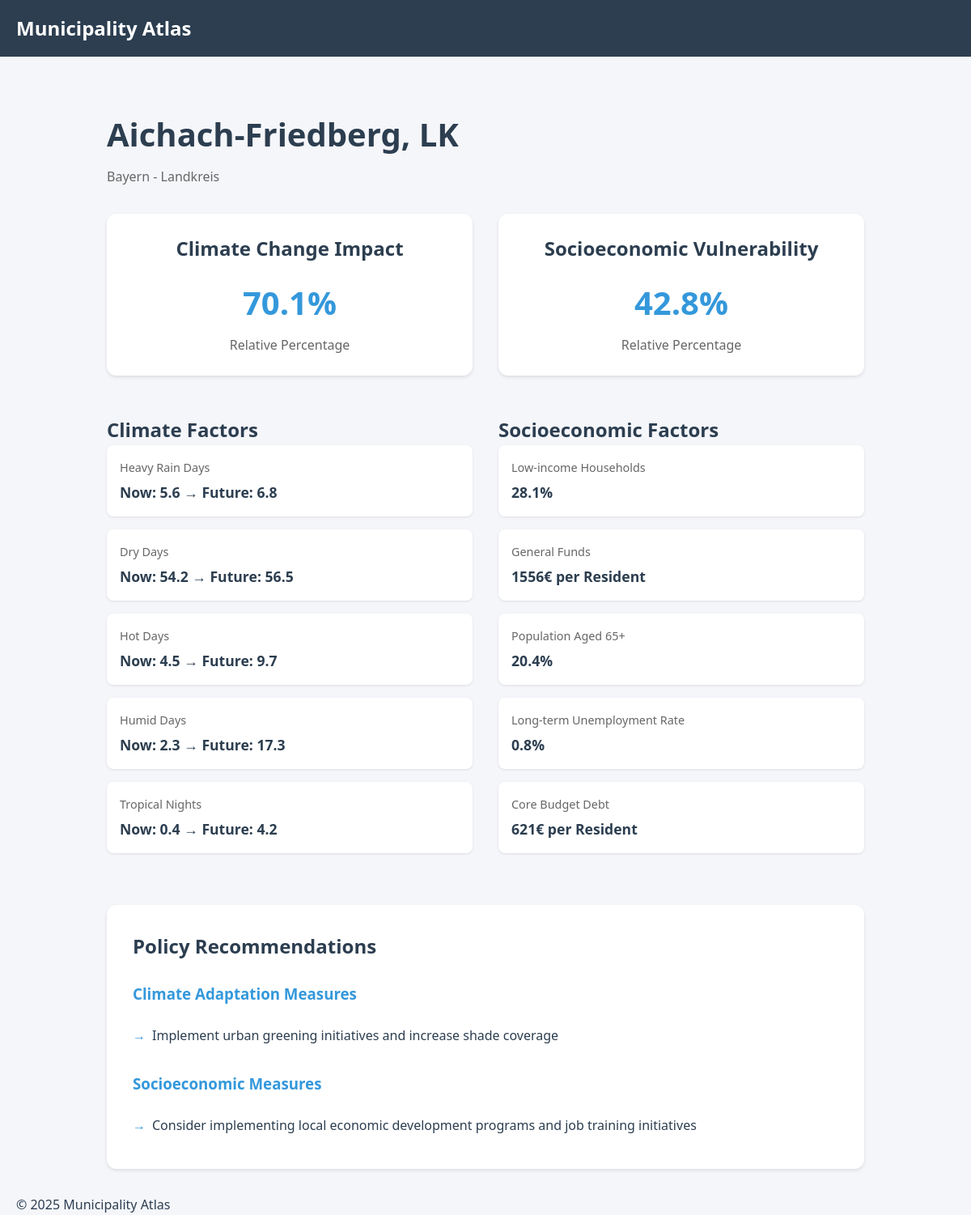
The app's page /district/Aichach-Friedberg, LK with its own data.
### app/models.py (models this page shows)
class District(db.Model):
    id = db.Column(db.Integer, primary_key=True)
    kommune = db.Column(db.String(100), nullable=False)
    bundesland = db.Column(db.String(100))
    low_income = db.Column(db.Float)
    general_funds = db.Column(db.Float)
    elderly_percentage = db.Column(db.Float)
    long_term_unemployment = db.Column(db.Float)
    debt = db.Column(db.Float)
    admin_type = db.Column(db.String(100))
    socioeconomic_vulnerability = db.Column(db.Float)
    heavy_rain_current = db.Column(db.Float)
    heavy_rain_future = db.Column(db.Float)
    dry_days_current = db.Column(db.Float)
    dry_days_future = db.Column(db.Float)
    hot_days_current = db.Column(db.Float)
    hot_days_future = db.Column(db.Float)
    humid_days_current = db.Column(db.Float)
    humid_days_future = db.Column(db.Float)
    tropical_nights_current = db.Column(db.Float)
    tropical_nights_future = db.Column(db.Float)
    climate_vulnerability = db.Column(db.Float)

### app/routes.py (the view)
@main.route('/district/<kommune>')
def district_details(kommune):
    district = District.query.filter_by(kommune=kommune).first_or_404()
    socio_percentile = District.query.filter(
        District.socioeconomic_vulnerability < district.socioeconomic_vulnerability
    ).count() / District.query.count() * 100
    climate_percentile = District.query.filter(
        District.climate_vulnerability < district.climate_vulnerability
    ).count() / District.query.count() * 100
    recommendations = get_policy_recommendations(district)
    return render_template('district.html',
                         district=district,
                         socio_percentile=socio_percentile,
                         climate_percentile=climate_percentile,
                         recommendations=recommendations)

### app/templates/district.html
{% extends "base.html" %}
{% block content %}
<div class="district-container">
    <h1>{{ district.kommune }}</h1>
    <p class="subtitle">{{ district.bundesland }} - {{ district.admin_type }}</p>
    <div class="vulnerability-indices">
        <div class="index-card">
            <h2>Climate Change Impact</h2>
            <div class="percentile">
                <span class="number">{{ "%.1f"|format(climate_percentile) }}%</span>
                <span class="label">Relative Percentage</span>
            </div>
        </div>
        <div class="index-card">
            <h2>Socioeconomic Vulnerability</h2>
            <div class="percentile">
                <span class="number">{{ "%.1f"|format(socio_percentile) }}%</span>
                <span class="label">Relative Percentage</span>
            </div>
        </div>
    </div>
    <div class="data-grid">
        <div class="climate-data">
            <h2>Climate Factors</h2>
            <div class="data-item">
                <span class="label">Heavy Rain Days</span>
                <span class="value">
                    Now: {{ "%.1f"|format(district.heavy_rain_current) }}
                    → Future: {{ "%.1f"|format(district.heavy_rain_current + district.heavy_rain_future) }}
                </span>
            </div>
            <div class="data-item">
                <span class="label">Dry Days</span>
                <span class="value">
                    Now: {{ "%.1f"|format(district.dry_days_current) }}
                    → Future: {{ "%.1f"|format(district.dry_days_current + district.dry_days_future) }}
                </span>
            </div>
            <div class="data-item">
                <span class="label">Hot Days</span>
                <span class="value">
                    Now: {{ "%.1f"|format(district.hot_days_current) }}
                    → Future: {{ "%.1f"|format(district.hot_days_current + district.hot_days_future) }}
                </span>
            </div>
            <div class="data-item">
                <span class="label">Humid Days</span>
                <span class="value">
                    Now: {{ "%.1f"|format(district.humid_days_current) }}
                    → Future: {{ "%.1f"|format(district.humid_days_current + district.humid_days_future) }}
                </span>
            </div>
            <div class="data-item">
                <span class="label">Tropical Nights</span>
                <span class="value">
                    Now: {{ "%.1f"|format(0.4) }}
                    → Future: {{ "%.1f"|format(0.4 + 3.8) }}
                </span>
            </div>
        </div>
        <div class="socioeconomic-data">
            <h2>Socioeconomic Factors</h2>
            <div class="data-item">
                <span class="label">Low-income Households</span>
                <span class="value">{{ "%.1f"|format(district.low_income) }}%</span>
            </div>
            <div class="data-item">
                <span class="label">General Funds</span>
                <span class="value">{{ "%.0f"|format(1556) }}€ per Resident</span>
            </div>
            <div class="data-item">
                <span class="label">Population Aged 65+</span>
                <span class="value">{{ "%.1f"|format(district.elderly_percentage) }}%</span>
            </div>
            <div class="data-item">
                <span class="label">Long-term Unemployment Rate</span>
                <span class="value">{{ "%.1f"|format(district.long_term_unemployment) }}%</span>
            </div>
            <div class="data-item">
                <span class="label">Core Budget Debt</span>
                <span class="value">{{ "%.0f"|format(district.debt) }}€ per Resident</span>
            </div>
        </div>
    </div>
    {% if recommendations %}
    <div class="recommendations">
        <h2>Policy Recommendations</h2>
        {% if recommendations.climate %}
        <div class="recommendation-section">
            <h3>Climate Adaptation Measures</h3>
            <ul>
                {% for rec in recommendations.climate %}
                <li>{{ rec }}</li>
                {% endfor %}
            </ul>
        </div>
        {% endif %}
        {% if recommendations.socioeconomic %}
        <div class="recommendation-section">
            <h3>Socioeconomic Measures</h3>
            <ul>
                {% for rec in recommendations.socioeconomic %}
                <li>{{ rec }}</li>
                {% endfor %}
            </ul>
        </div>
        {% endif %}
    </div>
    {% endif %}
</div>
{% endblock %}

### app/static/css/style.css (style rules this page uses)
:root { --primary-color: #2C3E50; --secondary-color: #3498DB; --background-color: #F5F6FA; --text-color: #2C3E50; --border-color: #E0E0E0; --card-background: #FFFFFF; --success-color: #2ECC71; --warning-color: #F1C40F; }
* { margin: 0; padding: 0; box-sizing: border-box; }
body { font-family: 'Segoe UI', Tahoma, Geneva, Verdana, sans-serif; line-height: 1.6; color: var(--text-color); background-color: var(--background-color); }
.district-container { max-width: 1000px; margin: 0 auto; padding: 2rem; }
.district-container h1 { font-size: 2.5rem; margin-bottom: 0.5rem; }
.subtitle { color: #666; margin-bottom: 2rem; }
.vulnerability-indices { display: grid; grid-template-columns: repeat(auto-fit, minmax(250px, 1fr)); gap: 2rem; margin-bottom: 3rem; }
.index-card { background: var(--card-background); padding: 1.5rem; border-radius: 12px; box-shadow: 0 2px 4px rgba(0, 0, 0, 0.1); text-align: center; }
.percentile { margin-top: 1rem; }
.percentile .number { font-size: 2.5rem; font-weight: bold; color: var(--secondary-color); }
.percentile .label { display: block; color: #666; margin-top: 0.5rem; }
.data-grid { display: grid; grid-template-columns: repeat(auto-fit, minmax(300px, 1fr)); gap: 2rem; margin-bottom: 3rem; }
.data-item { background: var(--card-background); padding: 1rem; border-radius: 8px; margin-bottom: 1rem; box-shadow: 0 1px 3px rgba(0, 0, 0, 0.1); }
.data-item .label { display: block; color: #666; font-size: 0.9rem; }
.data-item .value { display: block; font-size: 1.1rem; font-weight: 600; margin-top: 0.3rem; }
.recommendations { background: var(--card-background); padding: 2rem; border-radius: 12px; margin-top: 3rem; box-shadow: 0 2px 4px rgba(0, 0, 0, 0.1); }
.recommendation-section { margin-top: 1.5rem; }
.recommendation-section h3 { color: var(--secondary-color); margin-bottom: 1rem; }
.recommendation-section ul { list-style-type: none; }
.recommendation-section li { padding: 0.5rem 0; padding-left: 1.5rem; position: relative; }
.recommendation-section li:before { content: "→"; position: absolute; left: 0; color: var(--secondary-color); }

### records on screen
District: kommune "Aichach-Friedberg, LK", bundesland "Bayern", admin_type "Landkreis", heavy_rain_current "5.6", district.heavy_rain_current+district.heavy_rain_future "6.8", dry_days_current "54.2", district.dry_days_current+district.dry_days_future "56.5", hot_days_current "4.5", district.hot_days_current+district.hot_days_future "9.7", humid_days_current "2.3", district.humid_days_current+district.humid_days_future "17.3", low_income "28.1", elderly_percentage "20.4", long_term_unemployment "0.8", debt "621"

### other values on screen
{{ "%.1f"|format(climate_percentile) }} "70.1"
{{ "%.1f"|format(socio_percentile) }} "42.8"
{{ "%.1f"|format(0.4) }} "0.4"
{{ "%.1f"|format(0.4 + 3.8) }} "4.2"
{{ "%.0f"|format(1556) }} "1556"
{{ rec }} "Implement urban greening initiatives and increase shade coverage"
{{ rec }} "Consider implementing local economic development programs and job training initiatives"
